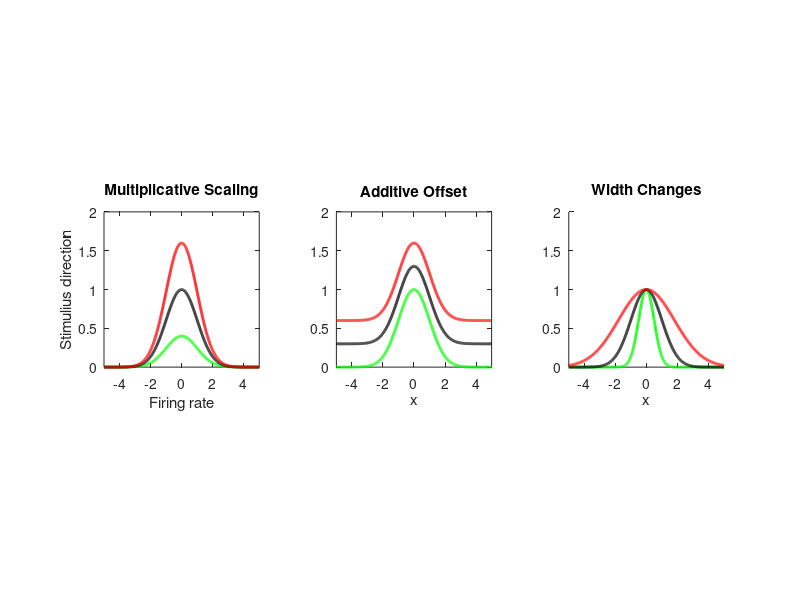

Source code (MATLAB):
x = linspace(-5, 5, 1000);

% Base gaussian
sigma = 1; mu = 0;
g = @(x, mu, s, a) a * exp(-((x-mu).^2)/(2*s^2));

figure;

% --- Left panel: Multiplicative scaling ---
ax1 = subplot(1,3,1);
plot(x, g(x,0,1,0.4), 'g', 'LineWidth', 2); hold on;
plot(x, g(x,0,1,1.0), 'k', 'LineWidth', 2);
plot(x, g(x,0,1,1.6), 'r', 'LineWidth', 2);
title('Multiplicative Scaling');
xlabel('Firing rate'); ylabel('Stimulius direction');
xlim([-5 5]); ylim([0 2]);

% --- Center panel: Additive changes ---
ax2 = subplot(1,3,2);
base = g(x,0,1,1.0);
plot(x, base, 'g', 'LineWidth', 2); hold on;
plot(x, base + 0.3,        'k', 'LineWidth', 2);
plot(x, base + 0.6, 'r', 'LineWidth', 2);
title('Additive Offset');
xlabel('x');
xlim([-5 5]); ylim([0 2]);

% --- Right panel: Width changes ---
ax3 = subplot(1,3,3);
plot(x, g(x,0,0.5,1), 'g', 'LineWidth', 2); hold on;
plot(x, g(x,0,1.0,1), 'k', 'LineWidth', 2);
plot(x, g(x,0,1.8,1), 'r', 'LineWidth', 2);
title('Width Changes');
xlabel('x');
xlim([-5 5]); ylim([0 2]);

% Make all subpanels square
for ax = [ax1 ax2 ax3]
    axis(ax, 'square');
end

box off

print(gcf,'/Users/fschneider/Desktop/gauss', '-r300', '-dsvg');shg
